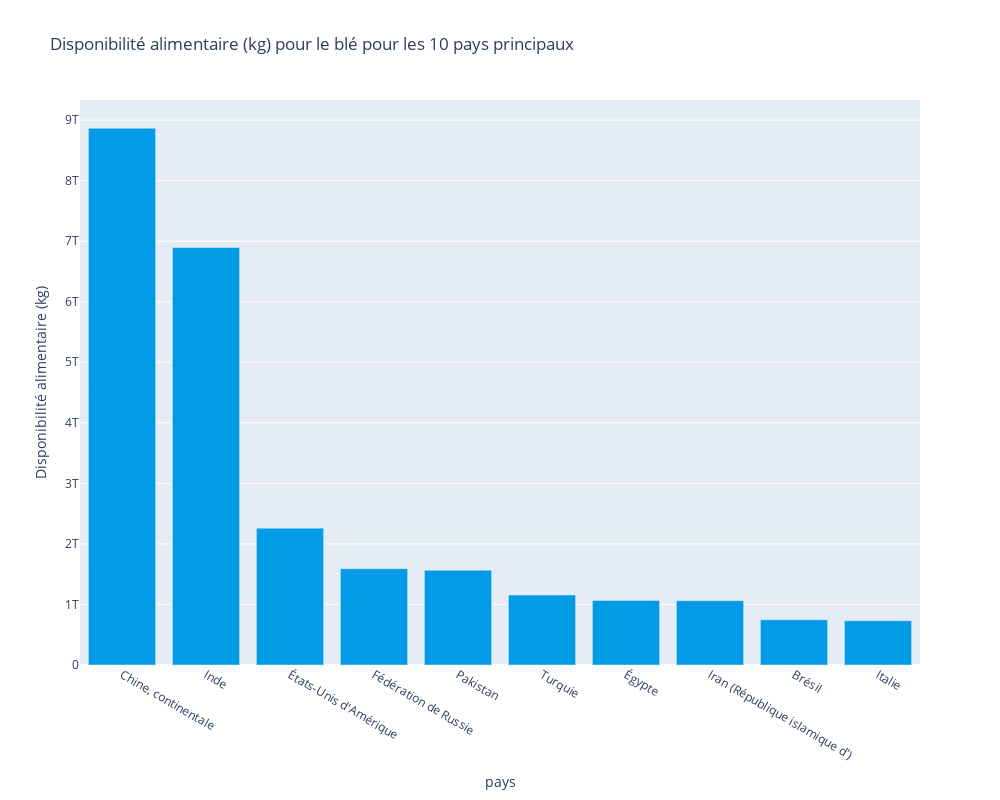

The cell this chart's notebook holds for it:
### Code cell
# Création des labels et des valeurs
df=m_df_protéinesKg
df=df[df['Produit']=='Blé']
label_px = {'x':'pays', 'y':'Disponibilité alimentaire (kg)'}

# Création du graphique
df.sort_values(by='protéinesg', ascending=False, inplace=True )
df_kcal.head(10)
fig = px.bar(x=df.head(10).Pays,y=df.head(10).protéinesg, height=1000, color_discrete_sequence=color_list_bar,
             title="Disponibilité alimentaire (kg) pour le blé pour les 10 pays principaux", labels=label_px)

# Mise à l'échel et affichage du graphique
fig.update_layout(
    autosize=False,
    width=1000,
    height=800
)
fig.show()

### Figure 1 — Plotly figure (JSON) as saved in the notebook; plotly's stock layout.template omitted (floating-point values rounded to 4 significant figures)
{"data": [{"alignmentgroup": "True", "hovertemplate": "pays=%{x}<br>Disponibilité alimentaire (kg)=%{y}<extra></extra>", "legendgroup": "", "marker": {"color": "#039be5", "pattern": {"shape": ""}}, "name": "", "offsetgroup": "", "orientation": "v", "showlegend": false, "textposition": "auto", "type": "bar", "x": ["Chine, continentale", "Inde", "États-Unis d'Amérique", "Fédération de Russie", "Pakistan", "Turquie", "Égypte", "Iran (République islamique d')", "Brésil", "Italie"], "xaxis": "x", "y": [8865481171150, 6896599299000, 2260440200250, 1591142193200, 1566320514200, 1156654548050, 1066834672800, 1063165309550, 745900000000.0, 730200000000.0], "yaxis": "y"}], "layout": {"autosize": false, "barmode": "relative", "height": 800, "legend": {"tracegroupgap": 0}, "title": {"text": "Disponibilité alimentaire (kg) pour le blé pour les 10 pays principaux"}, "width": 1000, "xaxis": {"anchor": "y", "domain": [0, 1], "title": {"text": "pays"}}, "yaxis": {"anchor": "x", "domain": [0, 1], "title": {"text": "Disponibilité alimentaire (kg)"}}}}
